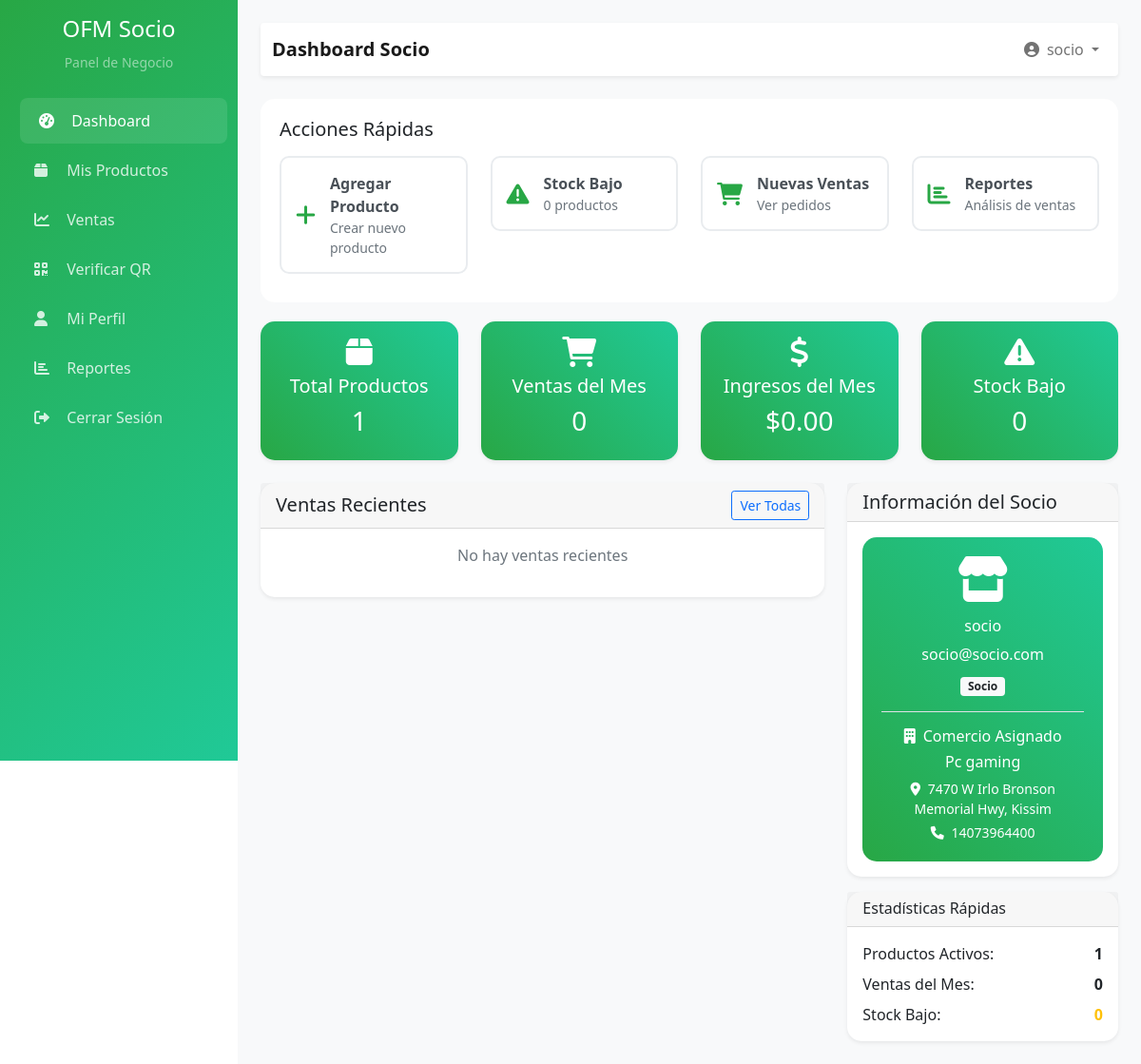
The app's page /socio/dashboard.php (signed in) with its own data.
### tables this page shows
CREATE TABLE `comercios` (
  `id` int(11) NOT NULL,
  `usuario_socio_id` int(11) NOT NULL,
  `nombre_comercio` varchar(255) NOT NULL,
  `descripcion` text DEFAULT NULL,
  `direccion` text NOT NULL,
  `telefono_comercio` varchar(20) DEFAULT NULL,
  `email_comercio` varchar(255) DEFAULT NULL,
  `sitio_web` varchar(255) DEFAULT NULL,
  `horario_apertura` time DEFAULT NULL,
  `horario_cierre` time DEFAULT NULL,
  `dias_operacion` varchar(100) DEFAULT NULL,
  `categoria_comercio` varchar(100) DEFAULT NULL,
  `activo` tinyint(1) NOT NULL DEFAULT 1,
  `destacado` tinyint(1) NOT NULL DEFAULT 0,
  `creado_en` timestamp NOT NULL DEFAULT current_timestamp(),
  `actualizado_en` timestamp NOT NULL DEFAULT current_timestamp() ON UPDATE current_timestamp()
);

### controllers/loginController.php (called while the page is built, shortened)
<?php
class LoginController {
    public function estaAutenticado() {
        return isset($_SESSION['usuario_id']) && $_SESSION['usuario_activo'] == 1;
    }
    public function obtenerUsuarioActual() {
        return [
            'id' => $_SESSION['usuario_id'],
            'nombre' => $_SESSION['usuario_nombre'],
            'email' => $_SESSION['usuario_email'],
            'rol' => $_SESSION['usuario_rol']
        ];
    }
}
$pdo = getConnection();
$loginController = new LoginController($pdo);
?>

### models/Comercio.php (called while the page is built, shortened)
<?php
class Comercio {
    private $pdo;
    public function __construct($pdo) {
        $this->pdo = $pdo;
    }
    public function obtenerPorUsuarioSocio($usuario_socio_id) {
        try {
            $stmt = $this->pdo->prepare("
                SELECT * FROM comercios
                WHERE usuario_socio_id = ?
                ORDER BY creado_en DESC
            ");
            $stmt->execute([$usuario_socio_id]);
            return $stmt->fetchAll();
        } catch (PDOException $e) {
            return [];
        }
    }
}

### models/Producto.php (called while the page is built, shortened)
<?php
class Producto {
    private $pdo;
    public function __construct($pdo) {
        $this->pdo = $pdo;
    }
    public function obtenerPorSocio($socioId) {
        try {
            $stmt = $this->pdo->prepare("
                SELECT p.*, c.nombre_comercio, c.direccion as direccion_comercio
                FROM productos p
                INNER JOIN comercios c ON p.comercio_id = c.id
                WHERE c.usuario_socio_id = ?
                ORDER BY p.creado_en DESC
            ");
            $stmt->execute([$socioId]);
            return $stmt->fetchAll();
        } catch (PDOException $e) {
            return [];
        }
    }
}

### models/Venta.php (called while the page is built, shortened)
<?php
class Venta {
    private $pdo;
    public function __construct($pdo) {
        $this->pdo = $pdo;
    }
    public function obtenerPorSocio($socioId) {
        $sql = "SELECT v.*, c.nombre as cliente_nombre, c.email as cliente_email,
                       co.nombre_comercio
                FROM ventas v
                LEFT JOIN usuarios c ON v.cliente_id = c.id
                LEFT JOIN comercios co ON v.comercio_id = co.id
                WHERE co.usuario_socio_id = ?
                ORDER BY v.creado_en DESC";
        $stmt = $this->pdo->prepare($sql);
        $stmt->execute([$socioId]);
        return $stmt->fetchAll(PDO::FETCH_ASSOC);
    }
}

### socio/dashboard.php (the view, shortened to what this page needs)
<?php
require_once __DIR__ . '/../controllers/loginController.php';
$loginController->verificarAcceso('socio');
$usuario = $loginController->obtenerUsuarioActual();
require_once __DIR__ . '/../models/Comercio.php';
$comercioModel = new Comercio($pdo);
$comercios = $comercioModel->obtenerPorUsuarioSocio($usuario['id']);
$comercio = !empty($comercios) ? $comercios[0] : null;
require_once __DIR__ . '/../models/Producto.php';
require_once __DIR__ . '/../models/Venta.php';
$productoModel = new Producto($pdo);
$ventaModel = new Venta($pdo);
$totalProductos = 0;
if ($comercio) {
    $productosSocio = $productoModel->obtenerPorSocio($usuario['id']);
    $totalProductos = count($productosSocio);
}
$ventasSocio = [];
$totalVentas = 0;
if ($comercio) {
    $ventasSocio = $ventaModel->obtenerPorSocio($usuario['id']);
    $totalVentas = count($ventasSocio);
}
$ingresosMes = 0;
$productosStockBajo = 0;
?>
<!DOCTYPE html>
<html lang="es">
<head>
    <link rel="stylesheet" href="https://cdnjs.cloudflare.com/ajax/libs/font-awesome/6.0.0/css/all.min.css">
    <link href="https://cdn.jsdelivr.net/npm/bootstrap@5.1.3/dist/css/bootstrap.min.css" rel="stylesheet">
    <link rel="stylesheet" href="https://cdn.jsdelivr.net/npm/chart.js@3.7.0/dist/chart.min.css">
</head>
<body>
    <div class="d-flex">
        <div class="sidebar p-3">
            <div class="text-center mb-4">
                <h4 class="text-white">OFM Socio</h4>
                <small class="text-white-50">Panel de Negocio</small>
            </div>
            <nav class="nav flex-column">
                <a class="nav-link active" href="dashboard.php">
                    <i class="fas fa-tachometer-alt"></i> Dashboard
                </a>
                <a class="nav-link" href="productos/">
                    <i class="fas fa-box"></i> Mis Productos
                </a>
                <a class="nav-link" href="ventas/">
                    <i class="fas fa-chart-line"></i> Ventas
                </a>
                <a class="nav-link" href="verificar-qr/">
                    <i class="fas fa-qrcode"></i> Verificar QR
                </a>
                <a class="nav-link" href="perfil/">
                    <i class="fas fa-user"></i> Mi Perfil
                </a>
                <a class="nav-link" href="reportes/">
                    <i class="fas fa-chart-bar"></i> Reportes
                </a>
                <a class="nav-link" href="?logout=1">
                    <i class="fas fa-sign-out-alt"></i> Cerrar Sesión
                </a>
            </nav>
        </div>
        <div class="main-content flex-grow-1">
            <div class="p-4">
                <nav class="navbar navbar-expand-lg navbar-light bg-white mb-4 rounded shadow-sm">
                    <div class="container-fluid">
                        <span class="navbar-brand">Dashboard Socio</span>
                        <div class="navbar-nav ms-auto">
                            <div class="nav-item dropdown">
                                <a class="nav-link dropdown-toggle" href="#" id="navbarDropdown" role="button" data-bs-toggle="dropdown">
                                    <i class="fas fa-user-circle me-2"></i><?= htmlspecialchars($usuario['nombre']) ?>
                                </a>
                            </div>
                        </div>
                    </div>
                </nav>
                <div class="quick-actions">
                    <h5 class="mb-3">Acciones Rápidas</h5>
                    <?php if ($comercio): ?>
                        <div class="row">
                            <div class="col-md-3">
                                <a href="productos/agregar.php" class="quick-action-btn">
                                    <i class="fas fa-plus"></i>
                                    <div>
                                        <strong>Agregar Producto</strong>
                                        <small class="d-block text-muted">Crear nuevo producto</small>
                                    </div>
                                </a>
                            </div>
                            <div class="col-md-3">
                                <a href="inventario/" class="quick-action-btn">
                                    <i class="fas fa-exclamation-triangle"></i>
                                    <div>
                                        <strong>Stock Bajo</strong>
                                        <small class="d-block text-muted"><?= $productosStockBajo ?> productos</small>
                                    </div>
                                </a>
                            </div>
                            <div class="col-md-3">
                                <a href="ventas/" class="quick-action-btn">
                                    <i class="fas fa-shopping-cart"></i>
                                    <div>
                                        <strong>Nuevas Ventas</strong>
                                        <small class="d-block text-muted">Ver pedidos</small>
                                    </div>
                                </a>
                            </div>
                            <div class="col-md-3">
                                <a href="reportes/" class="quick-action-btn">
                                    <i class="fas fa-chart-bar"></i>
                                    <div>
                                        <strong>Reportes</strong>
                                        <small class="d-block text-muted">Análisis de ventas</small>
                                    </div>
                                </a>
                            </div>
                        </div>
                    <?php endif; ?>
                </div>
                <?php if ($comercio): ?>
                    <div class="row mb-4">
                        <div class="col-md-3">
                            <div class="card stats-card">
                                <div class="card-body text-center">
                                    <i class="fas fa-box fa-2x mb-2"></i>
                                    <h5>Total Productos</h5>
                                    <h3><?= $totalProductos ?></h3>
                                </div>
                            </div>
                        </div>
                        <div class="col-md-3">
                            <div class="card stats-card">
                                <div class="card-body text-center">
                                    <i class="fas fa-shopping-cart fa-2x mb-2"></i>
                                    <h5>Ventas del Mes</h5>
                                    <h3><?= $totalVentas ?></h3>
                                </div>
                            </div>
                        </div>
                        <div class="col-md-3">
                            <div class="card stats-card">
                                <div class="card-body text-center">
                                    <i class="fas fa-dollar-sign fa-2x mb-2"></i>
                                    <h5>Ingresos del Mes</h5>
                                    <h3>$<?= number_format($ingresosMes, 2) ?></h3>
                                </div>
                            </div>
                        </div>
                        <div class="col-md-3">
                            <div class="card stats-card">
                                <div class="card-body text-center">
                                    <i class="fas fa-exclamation-triangle fa-2x mb-2"></i>
                                    <h5>Stock Bajo</h5>
                                    <h3><?= $productosStockBajo ?></h3>
                                </div>
                            </div>
                        </div>
                    </div>
                <?php endif; ?>
                <?php if ($comercio): ?>
                    <div class="row">
                        <div class="col-md-8">
                            <div class="card">
                                <div class="card-header d-flex justify-content-between align-items-center">
                                    <h5 class="mb-0">Ventas Recientes</h5>
                                    <a href="ventas/" class="btn btn-sm btn-outline-primary">Ver Todas</a>
                                </div>
                                <div class="card-body">
                                    <?php if (empty($ventasSocio)): ?>
                                        <p class="text-muted text-center">No hay ventas recientes</p>
                                    <?php endif; ?>
                                </div>
                            </div>
                        </div>
                    <div class="col-md-4">
                        <div class="card">
                            <div class="card-header">
                                <h5 class="mb-0">Información del Socio</h5>
                            </div>
                            <div class="card-body">
                                <div class="user-info">
                                    <div class="text-center mb-3">
                                        <i class="fas fa-store fa-3x"></i>
                                    </div>
                                    <h6 class="text-center"><?= htmlspecialchars($usuario['nombre']) ?></h6>
                                    <p class="text-center mb-2"><?= htmlspecialchars($usuario['email']) ?></p>
                                    <div class="text-center mb-3">
                                        <span class="badge bg-light text-dark">Socio</span>
                                    </div>
                                    <?php if ($comercio): ?>
                                        <div class="border-top pt-3">
                                            <h6 class="text-center mb-2">
                                                <i class="fas fa-building me-2"></i>Comercio Asignado
                                            </h6>
                                            <h6 class="text-center text-white"><?= htmlspecialchars($comercio['nombre_comercio']) ?></h6>
                                            <p class="text-center mb-1 small">
                                                <i class="fas fa-map-marker-alt me-1"></i>
                                                <?= htmlspecialchars($comercio['direccion']) ?>
                                            </p>
                                            <p class="text-center mb-0 small">
                                                <i class="fas fa-phone me-1"></i>
                                                <?= htmlspecialchars($comercio['telefono_comercio']) ?>
                                            </p>
                                        </div>
                                    <?php endif; ?>
                                </div>
                            </div>
                        </div>
                        <div class="card mt-3">
                            <div class="card-header">
                                <h6 class="mb-0">Estadísticas Rápidas</h6>
                            </div>
                            <div class="card-body">
                                <div class="d-flex justify-content-between mb-2">
                                    <span>Productos Activos:</span>
                                    <strong><?= $totalProductos ?></strong>
                                </div>
                                <div class="d-flex justify-content-between mb-2">
                                    <span>Ventas del Mes:</span>
                                    <strong><?= $totalVentas ?></strong>
                                </div>
                                <div class="d-flex justify-content-between">
                                    <span>Stock Bajo:</span>
                                    <strong class="text-warning"><?= $productosStockBajo ?></strong>
                                </div>
                            </div>
                        </div>
                    </div>
                </div>
                <?php endif; ?>
            </div>
        </div>
    </div>
</body>
</html>

### records on screen
comercios: nombre_comercio "Pc gaming", direccion "7470 W Irlo Bronson Memorial Hwy, Kissim", telefono_comercio "14073964400"

### other values on screen
$usuario['nombre'] "socio"
$productosStockBajo "0"
$totalProductos "1"
$totalVentas "0"
$ingresosMes "0.00"
$usuario['email'] "socio@socio.com"
